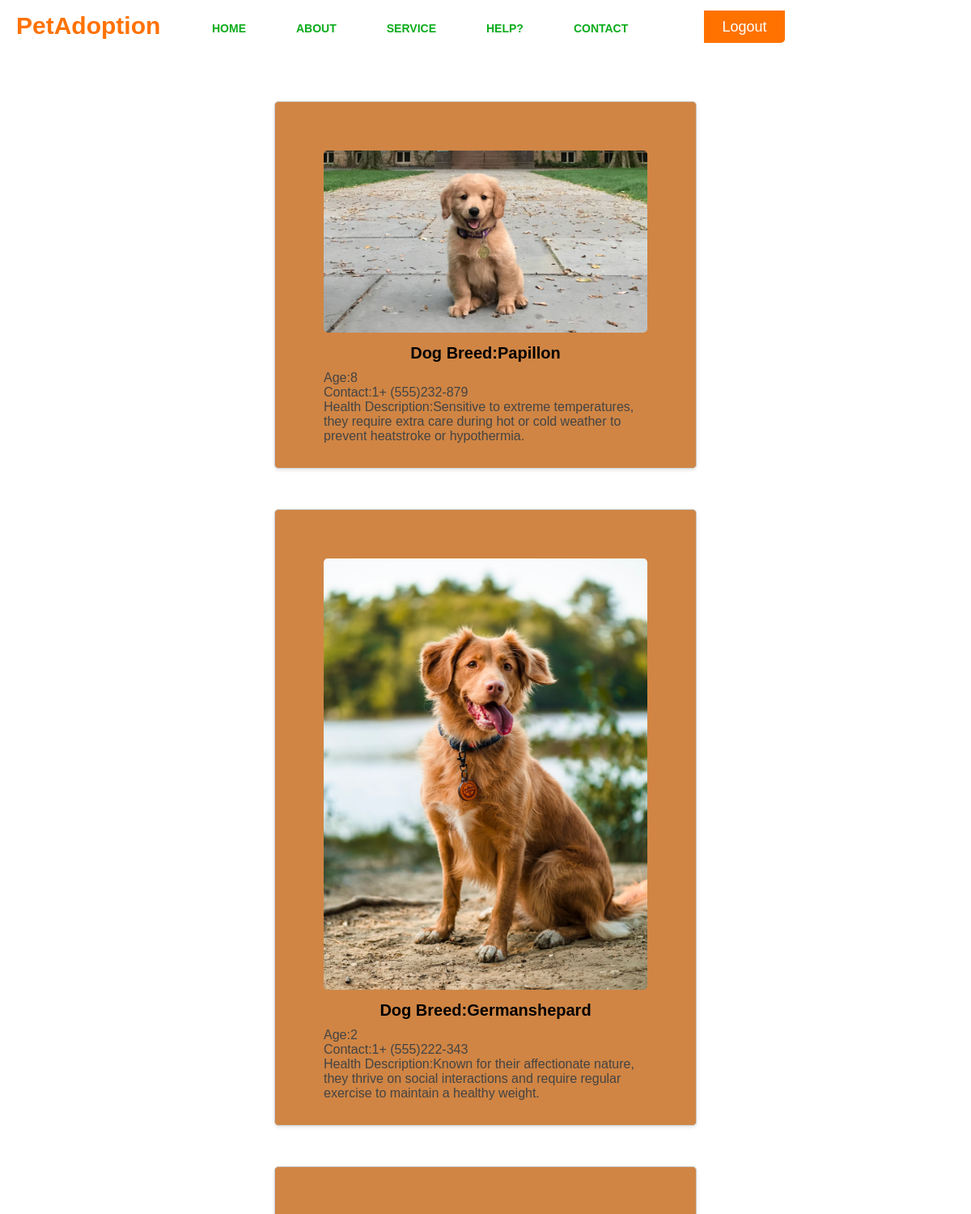
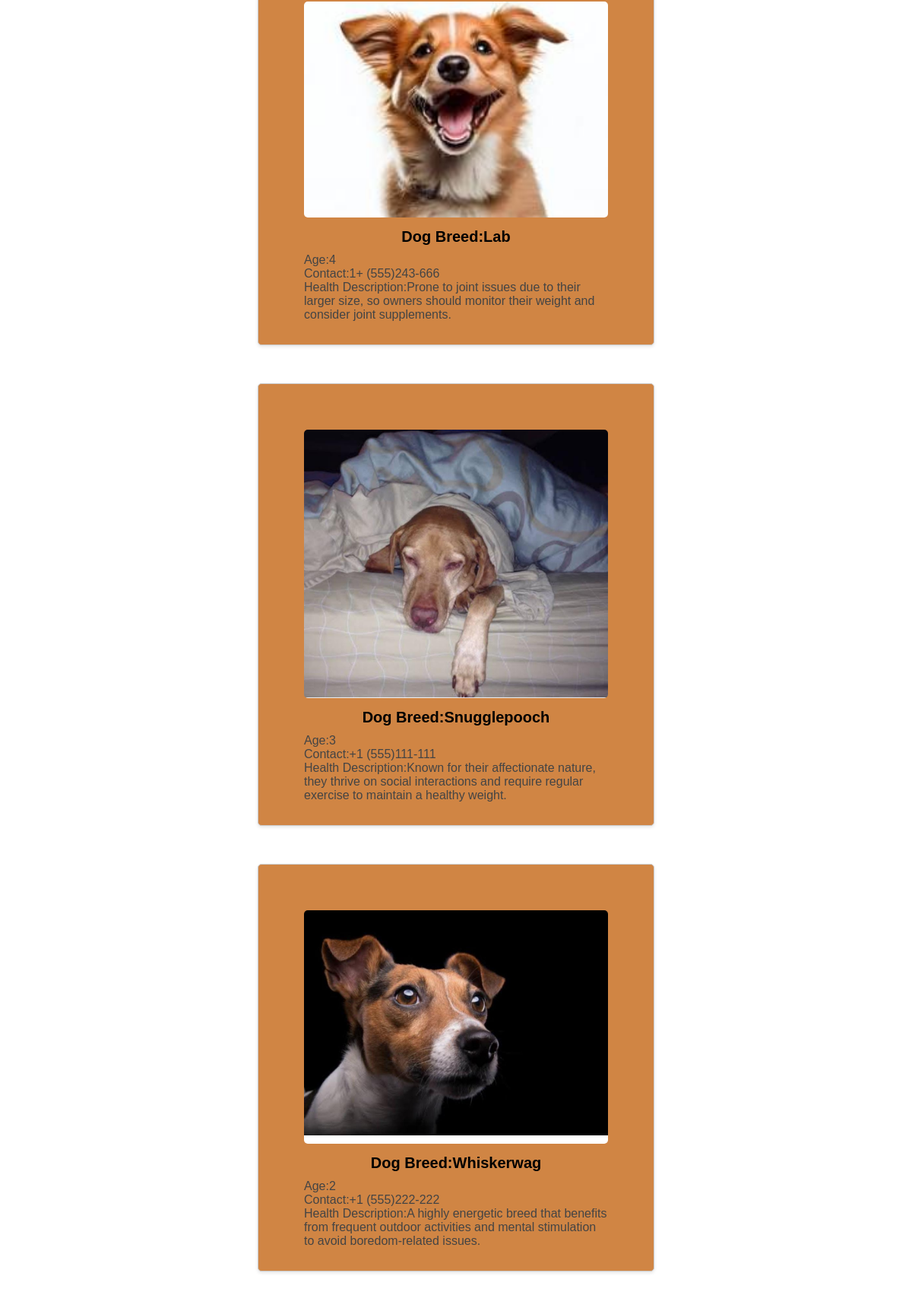
The page /service/ (signed in, upper part) on the database its author committed (2 pictures, top to bottom).
### baseapp/models.py (models this page shows)
class Dog(models.Model):
    dogName=models.CharField(max_length=20)
    dogAge=models.IntegerField()
    gaurdianContact=models.CharField(max_length=15,validators=[MinLengthValidator(15)])
    healthDescription=models.TextField()
    dogPicture=models.ImageField(upload_to='dogImages/',null=True)
    def __str__(self):
        return self.dogName

### baseapp/views.py (the view)
# urls.py: path('service/', views.service, name='service'),
@login_required
def service(request):
    queryset=Dog.objects.all()
    dogs={'dog':queryset}
    print(dogs)
    return render(request,'service.html',dogs)

### template/service.html (shortened to what this page needs)
{%load static%}
<!DOCTYPE html>
<html lang="en">
<head>
    <link rel="stylesheet" href="/static/style3.css">
</head>
<body>
    <div class="main">
          <div class="navbar">
            <div class="icon">
                <h2 class="logo">PetAdoption</h2>
            </div>
            <div class="menu">
                <ul>
                    <li><a href="{%url 'website'%}">HOME</a></li>
                    <li><a href="{%url 'about'%}">ABOUT</a></li>
                    <li><a href="{%url 'service'%}">SERVICE</a></li>
                    <li><a href="{%url 'help'%}">HELP?</a></li>
                    <li><a href="{%url 'contact'%}">CONTACT</a></li>
                </ul>
            </div>
            {%if user.is_authenticated%}
            <div class="search">
                <a href="/accounts/logout"> <button class="btn">Logout</button></a>
            </div>
            {%endif%}
          </div>
         {%for dogs in dog%}
         <div class="card">
         <img src="{{dogs.dogPicture.url}}" alt="Card Image">
         <h2>Dog Breed:{{dogs.dogName}}</h2>
         <p>
         Age:{{dogs.dogAge}} <br>
         Contact:{{dogs.gaurdianContact}} <br>
         Health Description:{{dogs.healthDescription}}
         </p>
        </div>
        {%endfor%}
     </div>
</body>
</html>

### static/style3.css (style rules this page uses)
* { margin: 0; padding: 0; }
.navbar { width: 1200px; height: 75px; margin: auto; }
.icon { width: 200px; float: left; height: 70px; }
.logo { color: #ff7200; font-size: 30px; font-family: Arial; padding-left: 20px; float: left; padding-top: 10px; margin-top: 5px }
.menu { width: 400px; float: left; height: 70px; }
ul { float: left; display: flex; justify-content: center; align-items: center; }
ul li { list-style: none; margin-left: 62px; margin-top: 27px; font-size: 14px; }
ul li a { text-decoration: none; color: #0cac1c; font-family: Arial; font-weight: bold; transition: 0.4s ease-in-out; }
.search { width: 330px; float: left; margin-left: 270px; }
.btn { width: 100px; height: 40px; background: #ff7200; border: 2px solid #ff7200; margin-top: 13px; color: #fff; font-size: 18px; border-bottom-right-radius: 5px; border-bottom-right-radius: 5px; transition: 0.2s ease; cursor: pointer; }
::placeholder { color: #fff; font-family: Arial; }
body,html { font-family: Arial, sans-serif; }
.card { border: 1px solid #ccc; border-radius: 5px; box-shadow: 0 2px 4px rgba(0, 0, 0, 0.1); text-align: center; padding:30px; width: 400px; margin: 50px auto; padding-right:5%; padding-left:4%; }
.card img { width: 100%; border-radius: 5px; margin-bottom: 10px; }
.card h2 { font-size: 20px; margin-bottom: 10px; }
.card p { font-size: 16px; color: #444; }

### template/service.html (style rules this page uses)
ul li a { color: #0cac1c; }
body,html { font-family: Arial, sans-serif; }
.card { border: 1px solid #ccc; border-radius: 5px; box-shadow: 0 2px 4px rgba(0, 0, 0, 0.1); text-align: center; padding:30px; width: 400px; margin: 50px auto; padding-right:5%; padding-left:5%; background-color: #d08544; padding-top:5%; }
.card img { width: 100%; border-radius: 5px; margin-bottom: 10px; }
.card h2 { font-size: 20px; margin-bottom: 10px; text-align:center; }
.card p { font-size: 16px; text-align:left; }

### rows shown on the page
Dog: dogPicture (picture), dogName "Papillon", dogAge "8", gaurdianContact "1+ (555)232-879", healthDescription "Sensitive to extreme temperatures, they require extra care during hot or cold weather to prevent heatstroke or hypothermia."
Dog: dogPicture (picture), dogName "Germanshepard", dogAge "2", gaurdianContact "1+ (555)222-343", healthDescription "Known for their affectionate nature, they thrive on social interactions and require regular exercise to maintain a healthy weight."
Dog: dogPicture (picture), dogName "Lab", dogAge "4", gaurdianContact "1+ (555)243-666", healthDescription "Prone to joint issues due to their larger size, so owners should monitor their weight and consider joint supplements."
Dog: dogPicture (picture), dogName "Snugglepooch", dogAge "3", gaurdianContact "+1 (555)111-111", healthDescription "Known for their affectionate nature, they thrive on social interactions and require regular exercise to maintain a healthy weight."
Dog: dogPicture (picture), dogName "Whiskerwag", dogAge "2", gaurdianContact "+1 (555)222-222", healthDescription "A highly energetic breed that benefits from frequent outdoor activities and mental stimulation to avoid boredom-related issues."
